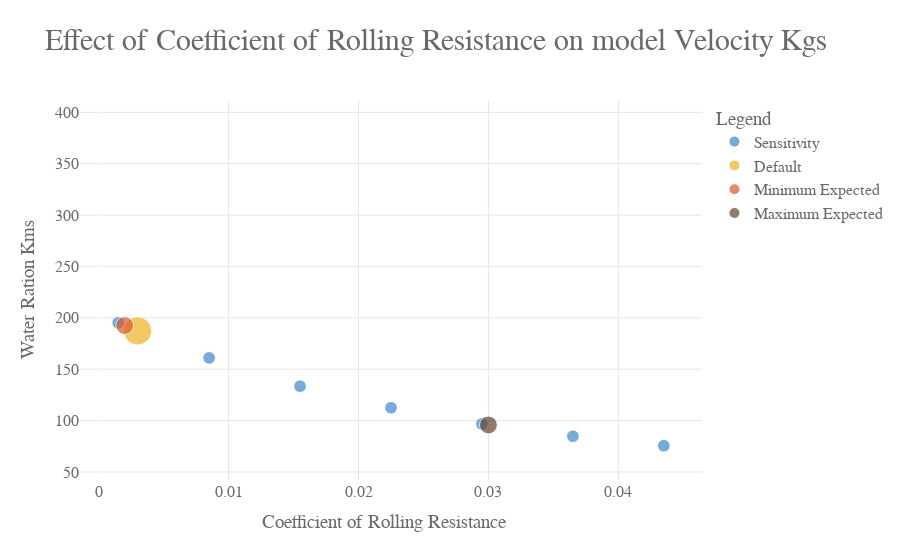
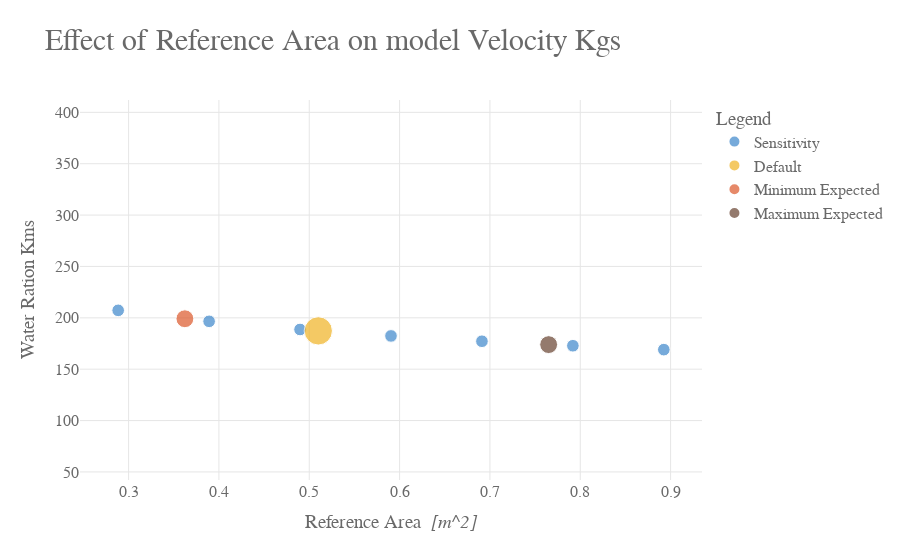
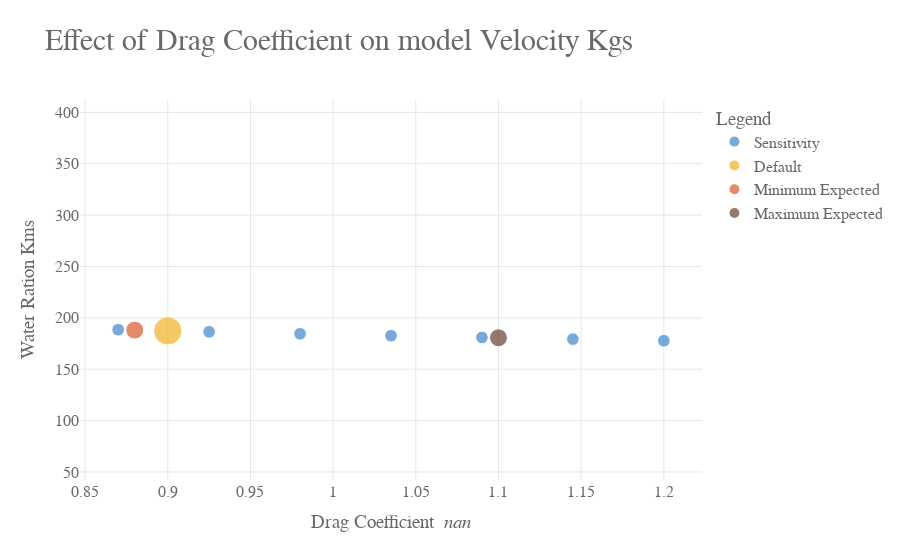
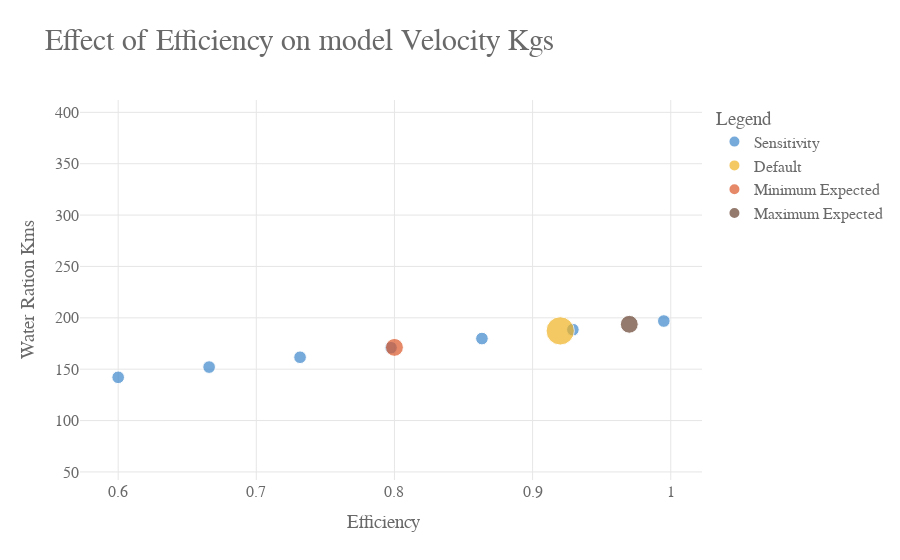

Here is the notebook cell these charts were saved with, in order:
### Code cell
# for i in range(0, len(sens_df)):
primary_graph_value = "Water Ration Kms"
max_plot_y = df_large[primary_graph_value].max()*1.10
min_plot_y = df_large[primary_graph_value].min()*0.90


for i in range(0, len(sens_df)):

    fig1 = px.scatter(
        full_result_dict[sens_df.iloc[i]["Short Name"]],
        x="Variable",
        y=primary_graph_value,
        color='DataType',
        color_discrete_sequence=graph_colours,
        size='MarkerSize',
        title=f'Effect of {sens_df.iloc[i]["Short Name"]} on model Velocity Kgs',
        hover_data=[
            "Velocity Kgs",
            'Water Ration Kms',
            'Mean Trip Velocity',
            'Mean Loaded Velocity',
            'Mean Unloaded Velocity',
        ]


    ).update_layout(
        yaxis_title=primary_graph_value,
        xaxis_title=(f'{sens_df.iloc[i]["Short Name"]}  <i>{sens_df.iloc[i]["Units"]}</i>'),
    )
    fig1.update_yaxes(range = [min_plot_y, max_plot_y])

    fig1 = pt.format_plotly_graphs(fig1)

    fig1.show()
    plot_dict[var_string]= fig1
    # filename_string = var_string + ".html"
    # plotly.offline.plot(fig1, filename=filename_string)

### Figure 1 — Plotly figure (JSON) as saved in the notebook; plotly's stock layout.template omitted (floating-point values rounded to 4 significant figures)
{"data": [{"customdata": [[101.6, 2.608, 2.438, 2.777], [83.85, 2.173, 1.979, 2.368], [69.51, 1.817, 1.615, 2.019], [58.57, 1.539, 1.344, 1.734], [50.37, 1.327, 1.147, 1.508], [44.14, 1.165, 1.001, 1.329], [39.32, 1.039, 0.8895, 1.188]], "hovertemplate": "DataType=Sensitivity<br>Variable=%{x}<br>Water Ration Kms=%{y}<br>MarkerSize=%{marker.size}<br>Velocity Kgs=%{customdata[0]}<br>Mean Trip Velocity=%{customdata[1]}<br>Mean Loaded Velocity=%{customdata[2]}<br>Mean Unloaded Velocity=%{customdata[3]}<extra></extra>", "legendgroup": "Sensitivity", "marker": {"color": "#3D87CB", "size": [10, 10, 10, 10, 10, 10, 10], "sizemode": "area", "sizeref": 0.125, "symbol": "circle"}, "mode": "markers", "name": "Sensitivity", "orientation": "v", "showlegend": true, "type": "scatter", "x": [0.0015, 0.0085, 0.0155, 0.0225, 0.0295, 0.0365, 0.0435], "xaxis": "x", "y": [195.1, 161.0, 133.5, 112.5, 96.7, 84.76, 75.49], "yaxis": "y"}, {"customdata": [[97.55, 2.508, 2.332, 2.685]], "hovertemplate": "DataType=Default<br>Variable=%{x}<br>Water Ration Kms=%{y}<br>MarkerSize=%{marker.size}<br>Velocity Kgs=%{customdata[0]}<br>Mean Trip Velocity=%{customdata[1]}<br>Mean Loaded Velocity=%{customdata[2]}<br>Mean Unloaded Velocity=%{customdata[3]}<extra></extra>", "legendgroup": "Default", "marker": {"color": "#F0B323", "size": [50], "sizemode": "area", "sizeref": 0.125, "symbol": "circle"}, "mode": "markers", "name": "Default", "orientation": "v", "showlegend": true, "type": "scatter", "x": [0.003], "xaxis": "x", "y": [187.3], "yaxis": "y"}, {"customdata": [[100.2, 2.574, 2.402, 2.746]], "hovertemplate": "DataType=Minimum Expected<br>Variable=%{x}<br>Water Ration Kms=%{y}<br>MarkerSize=%{marker.size}<br>Velocity Kgs=%{customdata[0]}<br>Mean Trip Velocity=%{customdata[1]}<br>Mean Loaded Velocity=%{customdata[2]}<br>Mean Unloaded Velocity=%{customdata[3]}<extra></extra>", "legendgroup": "Minimum Expected", "marker": {"color": "#DC582A", "size": [20], "sizemode": "area", "sizeref": 0.125, "symbol": "circle"}, "mode": "markers", "name": "Minimum Expected", "orientation": "v", "showlegend": true, "type": "scatter", "x": [0.002], "xaxis": "x", "y": [192.5], "yaxis": "y"}, {"customdata": [[49.86, 1.314, 1.135, 1.493]], "hovertemplate": "DataType=Maximum Expected<br>Variable=%{x}<br>Water Ration Kms=%{y}<br>MarkerSize=%{marker.size}<br>Velocity Kgs=%{customdata[0]}<br>Mean Trip Velocity=%{customdata[1]}<br>Mean Loaded Velocity=%{customdata[2]}<br>Mean Unloaded Velocity=%{customdata[3]}<extra></extra>", "legendgroup": "Maximum Expected", "marker": {"color": "#674230", "size": [20], "sizemode": "area", "sizeref": 0.125, "symbol": "circle"}, "mode": "markers", "name": "Maximum Expected", "orientation": "v", "showlegend": true, "type": "scatter", "x": [0.03], "xaxis": "x", "y": [95.74], "yaxis": "y"}], "layout": {"font": {"color": "dimgrey", "family": "Droid Sans Mono", "size": 16}, "legend": {"itemsizing": "constant", "title": {"text": "Legend"}, "tracegroupgap": 0}, "paper_bgcolor": "white", "plot_bgcolor": "white", "title": {"font": {"color": "dimgrey", "size": 30}, "text": "Effect of Coefficient of Rolling Resistance on model Velocity Kgs"}, "xaxis": {"anchor": "y", "domain": [0, 1], "gridcolor": "#e6e6e6", "gridwidth": 1, "showgrid": true, "title": {"text": "Coefficient of Rolling Resistance  <i> </i>"}}, "yaxis": {"anchor": "x", "domain": [0, 1], "gridcolor": "#e6e6e6", "gridwidth": 1, "range": [42.14, 412.0], "showgrid": true, "title": {"text": "Water Ration Kms"}}}}

### Figure 2 — Plotly figure (JSON) as saved in the notebook; plotly's stock layout.template omitted (floating-point values rounded to 4 significant figures)
{"data": [{"customdata": [[108.0, 2.778, 2.577, 2.979], [102.4, 2.634, 2.446, 2.822], [98.26, 2.527, 2.349, 2.705], [94.99, 2.442, 2.272, 2.612], [92.3, 2.372, 2.209, 2.535], [90.01, 2.313, 2.155, 2.47], [88.03, 2.262, 2.109, 2.414]], "hovertemplate": "DataType=Sensitivity<br>Variable=%{x}<br>Water Ration Kms=%{y}<br>MarkerSize=%{marker.size}<br>Velocity Kgs=%{customdata[0]}<br>Mean Trip Velocity=%{customdata[1]}<br>Mean Loaded Velocity=%{customdata[2]}<br>Mean Unloaded Velocity=%{customdata[3]}<extra></extra>", "legendgroup": "Sensitivity", "marker": {"color": "#3D87CB", "size": [10, 10, 10, 10, 10, 10, 10], "sizemode": "area", "sizeref": 0.125, "symbol": "circle"}, "mode": "markers", "name": "Sensitivity", "orientation": "v", "showlegend": true, "type": "scatter", "x": [0.2885, 0.3892, 0.4898, 0.5905, 0.6912, 0.7918, 0.8925], "xaxis": "x", "y": [207.3, 196.6, 188.7, 182.4, 177.2, 172.8, 169.0], "yaxis": "y"}, {"customdata": [[97.55, 2.508, 2.332, 2.685]], "hovertemplate": "DataType=Default<br>Variable=%{x}<br>Water Ration Kms=%{y}<br>MarkerSize=%{marker.size}<br>Velocity Kgs=%{customdata[0]}<br>Mean Trip Velocity=%{customdata[1]}<br>Mean Loaded Velocity=%{customdata[2]}<br>Mean Unloaded Velocity=%{customdata[3]}<extra></extra>", "legendgroup": "Default", "marker": {"color": "#F0B323", "size": [50], "sizemode": "area", "sizeref": 0.125, "symbol": "circle"}, "mode": "markers", "name": "Default", "orientation": "v", "showlegend": true, "type": "scatter", "x": [0.51], "xaxis": "x", "y": [187.3], "yaxis": "y"}, {"customdata": [[103.7, 2.668, 2.477, 2.859]], "hovertemplate": "DataType=Minimum Expected<br>Variable=%{x}<br>Water Ration Kms=%{y}<br>MarkerSize=%{marker.size}<br>Velocity Kgs=%{customdata[0]}<br>Mean Trip Velocity=%{customdata[1]}<br>Mean Loaded Velocity=%{customdata[2]}<br>Mean Unloaded Velocity=%{customdata[3]}<extra></extra>", "legendgroup": "Minimum Expected", "marker": {"color": "#DC582A", "size": [20], "sizemode": "area", "sizeref": 0.125, "symbol": "circle"}, "mode": "markers", "name": "Minimum Expected", "orientation": "v", "showlegend": true, "type": "scatter", "x": [0.3623], "xaxis": "x", "y": [199.1], "yaxis": "y"}, {"customdata": [[90.59, 2.328, 2.169, 2.487]], "hovertemplate": "DataType=Maximum Expected<br>Variable=%{x}<br>Water Ration Kms=%{y}<br>MarkerSize=%{marker.size}<br>Velocity Kgs=%{customdata[0]}<br>Mean Trip Velocity=%{customdata[1]}<br>Mean Loaded Velocity=%{customdata[2]}<br>Mean Unloaded Velocity=%{customdata[3]}<extra></extra>", "legendgroup": "Maximum Expected", "marker": {"color": "#674230", "size": [20], "sizemode": "area", "sizeref": 0.125, "symbol": "circle"}, "mode": "markers", "name": "Maximum Expected", "orientation": "v", "showlegend": true, "type": "scatter", "x": [0.765], "xaxis": "x", "y": [173.9], "yaxis": "y"}], "layout": {"font": {"color": "dimgrey", "family": "Droid Sans Mono", "size": 16}, "legend": {"itemsizing": "constant", "title": {"text": "Legend"}, "tracegroupgap": 0}, "paper_bgcolor": "white", "plot_bgcolor": "white", "title": {"font": {"color": "dimgrey", "size": 30}, "text": "Effect of Reference Area on model Velocity Kgs"}, "xaxis": {"anchor": "y", "domain": [0, 1], "gridcolor": "#e6e6e6", "gridwidth": 1, "showgrid": true, "title": {"text": "Reference Area  <i>[m^2]</i>"}}, "yaxis": {"anchor": "x", "domain": [0, 1], "gridcolor": "#e6e6e6", "gridwidth": 1, "range": [42.14, 412.0], "showgrid": true, "title": {"text": "Water Ration Kms"}}}}

### Figure 3 — Plotly figure (JSON) as saved in the notebook; plotly's stock layout.template omitted (floating-point values rounded to 4 significant figures)
{"data": [{"customdata": [[98.14, 2.524, 2.346, 2.701], [97.06, 2.496, 2.321, 2.671], [96.05, 2.47, 2.297, 2.642], [95.11, 2.445, 2.275, 2.615], [94.21, 2.422, 2.254, 2.59], [93.37, 2.4, 2.234, 2.566], [92.57, 2.379, 2.215, 2.543]], "hovertemplate": "DataType=Sensitivity<br>Variable=%{x}<br>Water Ration Kms=%{y}<br>MarkerSize=%{marker.size}<br>Velocity Kgs=%{customdata[0]}<br>Mean Trip Velocity=%{customdata[1]}<br>Mean Loaded Velocity=%{customdata[2]}<br>Mean Unloaded Velocity=%{customdata[3]}<extra></extra>", "legendgroup": "Sensitivity", "marker": {"color": "#3D87CB", "size": [10, 10, 10, 10, 10, 10, 10], "sizemode": "area", "sizeref": 0.125, "symbol": "circle"}, "mode": "markers", "name": "Sensitivity", "orientation": "v", "showlegend": true, "type": "scatter", "x": [0.87, 0.925, 0.98, 1.035, 1.09, 1.145, 1.2], "xaxis": "x", "y": [188.4, 186.4, 184.4, 182.6, 180.9, 179.3, 177.7], "yaxis": "y"}, {"customdata": [[97.55, 2.508, 2.332, 2.685]], "hovertemplate": "DataType=Default<br>Variable=%{x}<br>Water Ration Kms=%{y}<br>MarkerSize=%{marker.size}<br>Velocity Kgs=%{customdata[0]}<br>Mean Trip Velocity=%{customdata[1]}<br>Mean Loaded Velocity=%{customdata[2]}<br>Mean Unloaded Velocity=%{customdata[3]}<extra></extra>", "legendgroup": "Default", "marker": {"color": "#F0B323", "size": [50], "sizemode": "area", "sizeref": 0.125, "symbol": "circle"}, "mode": "markers", "name": "Default", "orientation": "v", "showlegend": true, "type": "scatter", "x": [0.9], "xaxis": "x", "y": [187.3], "yaxis": "y"}, {"customdata": [[97.94, 2.519, 2.341, 2.696]], "hovertemplate": "DataType=Minimum Expected<br>Variable=%{x}<br>Water Ration Kms=%{y}<br>MarkerSize=%{marker.size}<br>Velocity Kgs=%{customdata[0]}<br>Mean Trip Velocity=%{customdata[1]}<br>Mean Loaded Velocity=%{customdata[2]}<br>Mean Unloaded Velocity=%{customdata[3]}<extra></extra>", "legendgroup": "Minimum Expected", "marker": {"color": "#DC582A", "size": [20], "sizemode": "area", "sizeref": 0.125, "symbol": "circle"}, "mode": "markers", "name": "Minimum Expected", "orientation": "v", "showlegend": true, "type": "scatter", "x": [0.88], "xaxis": "x", "y": [188.0], "yaxis": "y"}, {"customdata": [[94.06, 2.418, 2.25, 2.586]], "hovertemplate": "DataType=Maximum Expected<br>Variable=%{x}<br>Water Ration Kms=%{y}<br>MarkerSize=%{marker.size}<br>Velocity Kgs=%{customdata[0]}<br>Mean Trip Velocity=%{customdata[1]}<br>Mean Loaded Velocity=%{customdata[2]}<br>Mean Unloaded Velocity=%{customdata[3]}<extra></extra>", "legendgroup": "Maximum Expected", "marker": {"color": "#674230", "size": [20], "sizemode": "area", "sizeref": 0.125, "symbol": "circle"}, "mode": "markers", "name": "Maximum Expected", "orientation": "v", "showlegend": true, "type": "scatter", "x": [1.1], "xaxis": "x", "y": [180.6], "yaxis": "y"}], "layout": {"font": {"color": "dimgrey", "family": "Droid Sans Mono", "size": 16}, "legend": {"itemsizing": "constant", "title": {"text": "Legend"}, "tracegroupgap": 0}, "paper_bgcolor": "white", "plot_bgcolor": "white", "title": {"font": {"color": "dimgrey", "size": 30}, "text": "Effect of Drag Coefficient on model Velocity Kgs"}, "xaxis": {"anchor": "y", "domain": [0, 1], "gridcolor": "#e6e6e6", "gridwidth": 1, "showgrid": true, "title": {"text": "Drag Coefficient  <i>nan</i>"}}, "yaxis": {"anchor": "x", "domain": [0, 1], "gridcolor": "#e6e6e6", "gridwidth": 1, "range": [42.14, 412.0], "showgrid": true, "title": {"text": "Water Ration Kms"}}}}

### Figure 4 — Plotly figure (JSON) as saved in the notebook; plotly's stock layout.template omitted (floating-point values rounded to 4 significant figures)
{"data": [{"customdata": [[74.01, 1.905, 1.765, 2.044], [79.2, 2.038, 1.89, 2.186], [84.19, 2.166, 2.01, 2.322], [89.0, 2.289, 2.126, 2.453], [93.66, 2.409, 2.238, 2.579], [98.17, 2.524, 2.347, 2.701], [102.5, 2.636, 2.453, 2.82]], "hovertemplate": "DataType=Sensitivity<br>Variable=%{x}<br>Water Ration Kms=%{y}<br>MarkerSize=%{marker.size}<br>Velocity Kgs=%{customdata[0]}<br>Mean Trip Velocity=%{customdata[1]}<br>Mean Loaded Velocity=%{customdata[2]}<br>Mean Unloaded Velocity=%{customdata[3]}<extra></extra>", "legendgroup": "Sensitivity", "marker": {"color": "#3D87CB", "size": [10, 10, 10, 10, 10, 10, 10], "sizemode": "area", "sizeref": 0.125, "symbol": "circle"}, "mode": "markers", "name": "Sensitivity", "orientation": "v", "showlegend": true, "type": "scatter", "x": [0.6, 0.6658, 0.7317, 0.7975, 0.8633, 0.9292, 0.995], "xaxis": "x", "y": [142.1, 152.1, 161.6, 170.9, 179.8, 188.5, 196.9], "yaxis": "y"}, {"customdata": [[97.55, 2.508, 2.332, 2.685]], "hovertemplate": "DataType=Default<br>Variable=%{x}<br>Water Ration Kms=%{y}<br>MarkerSize=%{marker.size}<br>Velocity Kgs=%{customdata[0]}<br>Mean Trip Velocity=%{customdata[1]}<br>Mean Loaded Velocity=%{customdata[2]}<br>Mean Unloaded Velocity=%{customdata[3]}<extra></extra>", "legendgroup": "Default", "marker": {"color": "#F0B323", "size": [50], "sizemode": "area", "sizeref": 0.125, "symbol": "circle"}, "mode": "markers", "name": "Default", "orientation": "v", "showlegend": true, "type": "scatter", "x": [0.92], "xaxis": "x", "y": [187.3], "yaxis": "y"}, {"customdata": [[89.18, 2.294, 2.13, 2.458]], "hovertemplate": "DataType=Minimum Expected<br>Variable=%{x}<br>Water Ration Kms=%{y}<br>MarkerSize=%{marker.size}<br>Velocity Kgs=%{customdata[0]}<br>Mean Trip Velocity=%{customdata[1]}<br>Mean Loaded Velocity=%{customdata[2]}<br>Mean Unloaded Velocity=%{customdata[3]}<extra></extra>", "legendgroup": "Minimum Expected", "marker": {"color": "#DC582A", "size": [20], "sizemode": "area", "sizeref": 0.125, "symbol": "circle"}, "mode": "markers", "name": "Minimum Expected", "orientation": "v", "showlegend": true, "type": "scatter", "x": [0.8], "xaxis": "x", "y": [171.2], "yaxis": "y"}, {"customdata": [[100.9, 2.594, 2.413, 2.775]], "hovertemplate": "DataType=Maximum Expected<br>Variable=%{x}<br>Water Ration Kms=%{y}<br>MarkerSize=%{marker.size}<br>Velocity Kgs=%{customdata[0]}<br>Mean Trip Velocity=%{customdata[1]}<br>Mean Loaded Velocity=%{customdata[2]}<br>Mean Unloaded Velocity=%{customdata[3]}<extra></extra>", "legendgroup": "Maximum Expected", "marker": {"color": "#674230", "size": [20], "sizemode": "area", "sizeref": 0.125, "symbol": "circle"}, "mode": "markers", "name": "Maximum Expected", "orientation": "v", "showlegend": true, "type": "scatter", "x": [0.97], "xaxis": "x", "y": [193.7], "yaxis": "y"}], "layout": {"font": {"color": "dimgrey", "family": "Droid Sans Mono", "size": 16}, "legend": {"itemsizing": "constant", "title": {"text": "Legend"}, "tracegroupgap": 0}, "paper_bgcolor": "white", "plot_bgcolor": "white", "title": {"font": {"color": "dimgrey", "size": 30}, "text": "Effect of Efficiency on model Velocity Kgs"}, "xaxis": {"anchor": "y", "domain": [0, 1], "gridcolor": "#e6e6e6", "gridwidth": 1, "showgrid": true, "title": {"text": "Efficiency  <i> </i>"}}, "yaxis": {"anchor": "x", "domain": [0, 1], "gridcolor": "#e6e6e6", "gridwidth": 1, "range": [42.14, 412.0], "showgrid": true, "title": {"text": "Water Ration Kms"}}}}
